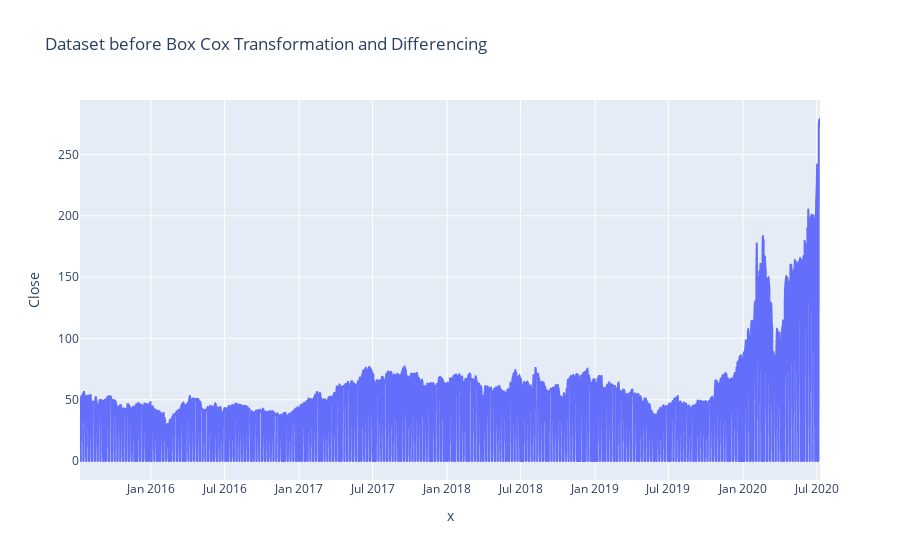

The notebook cell this image was saved under:
### Code cell
"""
We will plot the line plot of original dataframe and the dataframe after box cox transformation and 
differencing to see the difference in plots
"""
px.line(df,x=df.index,y="Close",title="Dataset before Box Cox Transformation and Differencing")

### Figure 1 — Plotly figure (JSON) as saved in the notebook; plotly's stock layout.template omitted (floating-point values rounded to 4 significant figures; data arrays with more than 128 entries replaced by an {"elided": "..."} marker saying what was removed)
{"data": [{"hoverlabel": {"namelength": 0}, "hovertemplate": "x=%{x}<br>Close=%{y}", "legendgroup": "", "line": {"color": "#636efa", "dash": "solid"}, "mode": "lines", "name": "", "showlegend": false, "type": "scattergl", "x": {"elided": "1827 str values"}, "xaxis": "x", "y": {"elided": "1827 float values"}, "yaxis": "y"}], "layout": {"legend": {"tracegroupgap": 0}, "title": {"text": "Dataset before Box Cox Transformation and Differencing"}, "xaxis": {"anchor": "y", "domain": [0, 1], "title": {"text": "x"}}, "yaxis": {"anchor": "x", "domain": [0, 1], "title": {"text": "Close"}}}}
